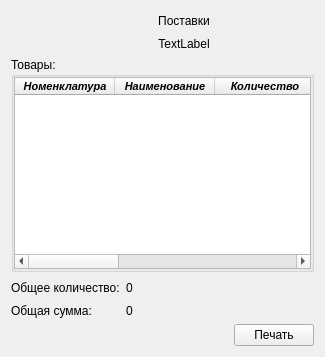
                     <widget class="QWidget" name="scrollAreaWidgetContents_2">
                      <property name="geometry">
                       <rect>
                        <x>0</x>
                        <y>0</y>
                        <width>309</width>
                        <height>356</height>
                       </rect>
                      </property>
                      <layout class="QGridLayout" name="gridLayout_33">
                       <item row="2" column="0" colspan="8">
                        <widget class="QGroupBox" name="groupBox_ProductsInDeliveryReport">
                         <property name="title">
                          <string>Товары:</string>
                         </property>
                         <layout class="QGridLayout" name="gridLayout_34">
                          <property name="leftMargin">
                           <number>0</number>
                          </property>
                          <property name="topMargin">
                           <number>0</number>
                          </property>
                          <property name="rightMargin">
                           <number>0</number>
                          </property>
                          <property name="bottomMargin">
                           <number>0</number>
                          </property>
                          <property name="spacing">
                           <number>0</number>
                          </property>
                          <item row="0" column="0">
                           <widget class="QTableWidget" name="tableWidget_ProductInDeliveryReport">
                            <property name="sizePolicy">
                             <sizepolicy hsizetype="Expanding" vsizetype="MinimumExpanding">
                              <horstretch>0</horstretch>
                              <verstretch>0</verstretch>
                             </sizepolicy>
                            </property>
                            <property name="font">
                             <font>
                              <pointsize>8</pointsize>
                              <weight>75</weight>
                              <italic>true</italic>
                              <bold>true</bold>
                             </font>
                            </property>
                            <column>
                             <property name="text">
                              <string>Номенклатура</string>
                             </property>
                            </column>
                            <column>
                             <property name="text">
                              <string>Наименование</string>
                             </property>
                            </column>
                            <column>
                             <property name="text">
                              <string>Количество</string>
                             </property>
                            </column>
                            <column>
                             <property name="text">
                              <string>Ед. изм.</string>
                             </property>
                            </column>
                            <column>
                             <property name="text">
                              <string>Цена за ед.</string>
                             </property>
                            </column>
                            <column>
                             <property name="text">
                              <string>Сумма</string>
                             </property>
                            </column>
                           </widget>
                          </item>
                         </layout>
                        </widget>
                       </item>
                       <item row="9" column="1">
                        <spacer name="verticalSpacer_2">
                         <property name="orientation">
                          <enum>Qt::Vertical</enum>
                         </property>
                         <property name="sizeHint" stdset="0">
                          <size>
                           <width>20</width>
                           <height>16</height>
                          </size>
                         </property>
                        </spacer>
                       </item>
                       <item row="8" column="0" colspan="3">
                        <spacer name="horizontalSpacer_36">
                         <property name="orientation">
                          <enum>Qt::Horizontal</enum>
                         </property>
                         <property name="sizeHint" stdset="0">
                          <size>
                           <width>16</width>
                           <height>20</height>
                          </size>
                         </property>
                        </spacer>
                       </item>
                       <item row="4" column="0">
                        <widget class="QLabel" name="label_3">
                         <property name="text">
                          <string>Общее количество:</string>
                         </property>
                        </widget>
                       </item>
                       <item row="0" column="0" colspan="3">
                        <spacer name="horizontalSpacer_34">
                         <property name="orientation">
                          <enum>Qt::Horizontal</enum>
                         </property>
                         <property name="sizeHint" stdset="0">
                          <size>
                           <width>200</width>
                           <height>20</height>
                          </size>
                         </property>
                        </spacer>
                       </item>
                       <item row="8" column="7">
                        <widget class="QPushButton" name="pushButton_PrintDeliveryReport">
                         <property name="text">
                          <string>Печать</string>
                         </property>
                        </widget>
                       </item>
                       <item row="7" column="0">
                        <widget class="QLabel" name="label_4">
                         <property name="text">
                          <string>Общая сумма:</string>
                         </property>
                        </widget>
                       </item>
                       <item row="4" column="2">
                        <spacer name="horizontalSpacer_40">
                         <property name="orientation">
                          <enum>Qt::Horizontal</enum>
                         </property>
                         <property name="sizeHint" stdset="0">
                          <size>
                           <width>40</width>
                           <height>20</height>
                          </size>
                         </property>
                        </spacer>
                       </item>
                       <item row="4" column="1">
                        <widget class="QLabel" name="label_NumberProductsInDeliveryReport">
                         <property name="text">
                          <string>0</string>
                         </property>
                        </widget>
                       </item>
                       <item row="7" column="1">
                        <widget class="QLabel" name="label_SumInDeliveryReport">
                         <property name="text">
                          <string>0</string>
                         </property>
                        </widget>
                       </item>
                       <item row="8" column="4" colspan="2">
                        <spacer name="horizontalSpacer_37">
                         <property name="orientation">
                          <enum>Qt::Horizontal</enum>
                         </property>
                         <property name="sizeHint" stdset="0">
                          <size>
                           <width>40</width>
                           <height>20</height>
                          </size>
                         </property>
                        </spacer>
                       </item>
                       <item row="8" column="3">
                        <spacer name="horizontalSpacer_39">
                         <property name="orientation">
                          <enum>Qt::Horizontal</enum>
                         </property>
                         <property name="sizeHint" stdset="0">
                          <size>
                           <width>40</width>
                           <height>20</height>
                          </size>
                         </property>
                        </spacer>
                       </item>
                       <item row="8" column="6">
                        <spacer name="horizontalSpacer_38">
                         <property name="orientation">
                          <enum>Qt::Horizontal</enum>
                         </property>
                         <property name="sizeHint" stdset="0">
                          <size>
                           <width>40</width>
                           <height>20</height>
                          </size>
                         </property>
                        </spacer>
                       </item>
                       <item row="0" column="3">
                        <widget class="QLabel" name="label">
                         <property name="text">
                          <string>Поставки</string>
                         </property>
                         <property name="alignment">
                          <set>Qt::AlignCenter</set>
                         </property>
                        </widget>
                       </item>
                       <item row="1" column="3">
                        <widget class="QLabel" name="label_TimePriodInDeliveryReport">
                         <property name="text">
                          <string>TextLabel</string>
                         </property>
                         <property name="alignment">
                          <set>Qt::AlignCenter</set>
                         </property>
                        </widget>
                       </item>
                       <item row="0" column="4" colspan="4">
                        <spacer name="horizontalSpacer_35">
                         <property name="orientation">
                          <enum>Qt::Horizontal</enum>
                         </property>
                         <property name="sizeHint" stdset="0">
                          <size>
                           <width>236</width>
                           <height>20</height>
                          </size>
                         </property>
                        </spacer>
                       </item>
                      </layout>
                     </widget>
